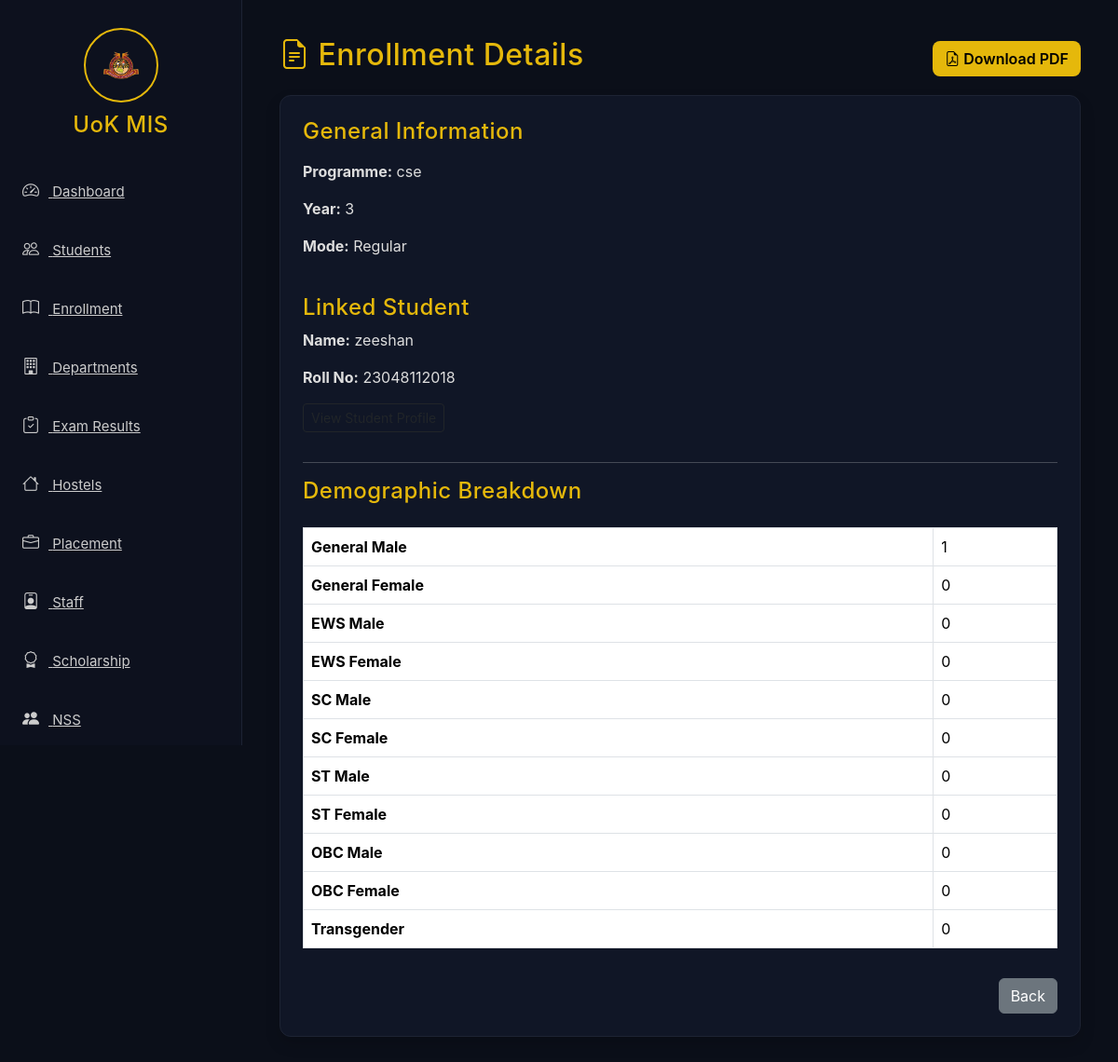
/enrollment/2, run on the app's committed database.
### app/models.py (models this page shows, shortened)
class Enrollment(db.Model):
    id = db.Column(db.Integer, primary_key=True)
    student_id = db.Column(db.Integer, db.ForeignKey("student.id"), nullable=True)
    programme = db.Column(db.String(200))
    year = db.Column(db.Integer)
    mode = db.Column(db.String(50))
    general_male = db.Column(db.Integer, default=0)
    general_female = db.Column(db.Integer, default=0)
    ews_male = db.Column(db.Integer, default=0)
    ews_female = db.Column(db.Integer, default=0)
    sc_male = db.Column(db.Integer, default=0)
    sc_female = db.Column(db.Integer, default=0)
    st_male = db.Column(db.Integer, default=0)
    st_female = db.Column(db.Integer, default=0)
    obc_male = db.Column(db.Integer, default=0)
    obc_female = db.Column(db.Integer, default=0)
    trans_gender = db.Column(db.Integer, default=0)
    created_at = db.Column(db.DateTime, default=datetime.utcnow)

class Student(db.Model):
    id = db.Column(db.Integer, primary_key=True)
    roll_no = db.Column(db.String(10), unique=True, nullable=False)
    name = db.Column(db.String(20), nullable=False)
    email = db.Column(db.String(15))
    phone = db.Column(db.String(10))
    dob = db.Column(db.String(20))
    gender = db.Column(db.String(20))
    address = db.Column(db.String(300))
    department = db.Column(db.String(200))
    programme = db.Column(db.String(200))
    year = db.Column(db.Integer)
    profile_pic = db.Column(db.String(300), default="default.png")
    created_at = db.Column(db.DateTime, default=datetime.utcnow)
    enrollments = db.relationship("Enrollment", backref="student", lazy=True)

### app/routes.py (the view)
@main.route("/enrollment/<int:id>")
def enrollment_profile(id):
    e = Enrollment.query.get_or_404(id)
    return render_template("enrollment/enrollment_profile.html", enrollment=e)

### app/templates/enrollment/enrollment_profile.html (shortened to what this page needs)
{% extends 'base.html' %}
{% block content %}
<div class="page-header d-flex justify-content-between align-items-center">
    <h2><i class="bi bi-file-earmark-text"></i> Enrollment Details</h2>
    <a href="{{ url_for('main.enrollment_pdf', id=enrollment.id) }}" class="btn btn-gold">
        <i class="bi bi-file-earmark-pdf"></i> Download PDF
    </a>
</div>
<div class="card shadow p-4 mt-3">
    <h4 class="mb-3">General Information</h4>
    <p><strong>Programme:</strong> {{ enrollment.programme }}</p>
    <p><strong>Year:</strong> {{ enrollment.year }}</p>
    <p><strong>Mode:</strong> {{ enrollment.mode }}</p>
    {% if enrollment.student %}
    <h4 class="mt-4">Linked Student</h4>
    <p><strong>Name:</strong> {{ enrollment.student.name }}</p>
    <p><strong>Roll No:</strong> {{ enrollment.student.roll_no }}</p>
    <p>
        <a class="btn btn-outline-dark btn-sm"
           href="{{ url_for('main.student_profile', id=enrollment.student.id) }}">
        </a>
    </p>
    {% endif %}
    <hr>
    <h4>Demographic Breakdown</h4>
    <table class="table table-bordered mt-3">
        <tr><th>General Male</th><td>{{ enrollment.general_male }}</td></tr>
        <tr><th>General Female</th><td>{{ enrollment.general_female }}</td></tr>
        <tr><th>EWS Male</th><td>{{ enrollment.ews_male }}</td></tr>
        <tr><th>EWS Female</th><td>{{ enrollment.ews_female }}</td></tr>
        <tr><th>SC Male</th><td>{{ enrollment.sc_male }}</td></tr>
        <tr><th>SC Female</th><td>{{ enrollment.sc_female }}</td></tr>
        <tr><th>ST Male</th><td>{{ enrollment.st_male }}</td></tr>
        <tr><th>ST Female</th><td>{{ enrollment.st_female }}</td></tr>
        <tr><th>OBC Male</th><td>{{ enrollment.obc_male }}</td></tr>
        <tr><th>OBC Female</th><td>{{ enrollment.obc_female }}</td></tr>
        <tr><th>Transgender</th><td>{{ enrollment.trans_gender }}</td></tr>
    </table>
    <div class="text-end mt-3">
        <a href="{{ url_for('main.enrollment') }}" class="btn btn-secondary">Back</a>
    </div>
</div>
{% endblock %}

### app/static/css/style.css (style rules this page uses)
body { background: #0b0f19; color: #eee; font-family: "Inter", sans-serif; overflow-x: hidden; }
h1, h2, h3, h4, h5, h6 { color: #e5b80b; letter-spacing: 0.5px; }
.card { background: #101626; border: 1px solid #1d2333; border-radius: 12px; padding: 25px; color: #ddd; box-shadow: 0 0 20px rgba(0, 212, 255, 0.08); transition: 0.3s ease; }
.table { color: #eee; }
.btn-gold { background: #e5b80b; color: #000; border-radius: 8px; font-weight: 600; }

### data on the page
Enrollment: programme "cse", year "3", mode "Regular", general_male "1", general_female "0", ews_male "0", ews_female "0", sc_male "0", sc_female "0", st_male "0", st_female "0", obc_male "0", obc_female "0", trans_gender "0"
Student: student.name "zeeshan", student.roll_no "23048112018"
